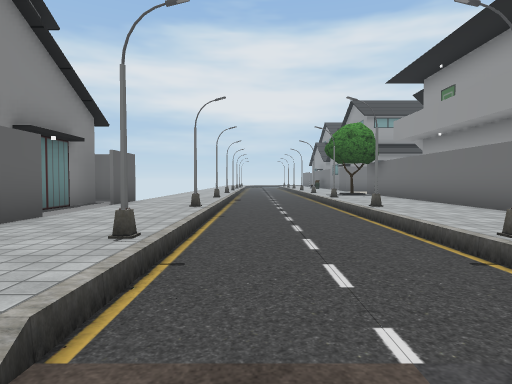
View 1 (above)

24 first-person views from a walk through a Unity game level. The camera is 1.4 m above the floor, tilts 2° down and sees 75° across. The floor is counted in squares, 2 m on a side. Each view is taken from the middle of a square. On the plan, view 1 faces up. The plan holds only what a view shows up to about 10 squares ahead; the rest is blank. The place goes on beyond the plan. The player character is not drawn. Some animated figures are not drawn. Some surface patterns are stand-ins.

View 2
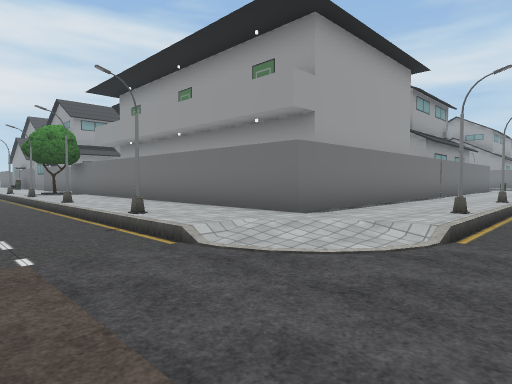

View 3
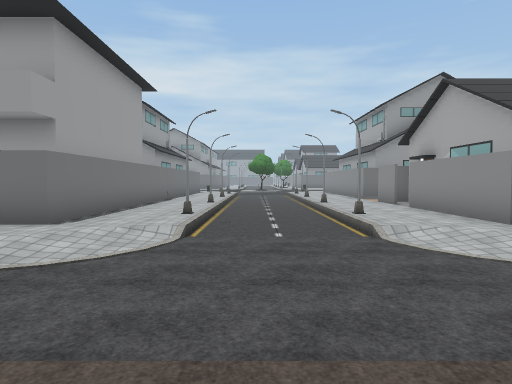

View 4
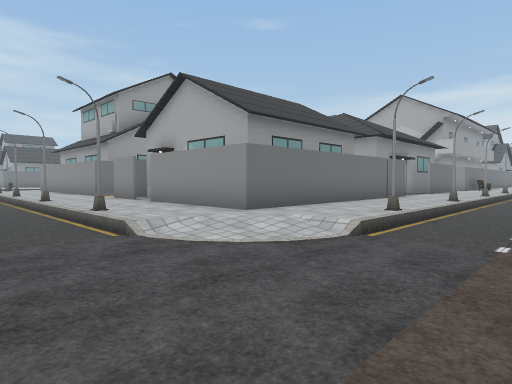

View 5
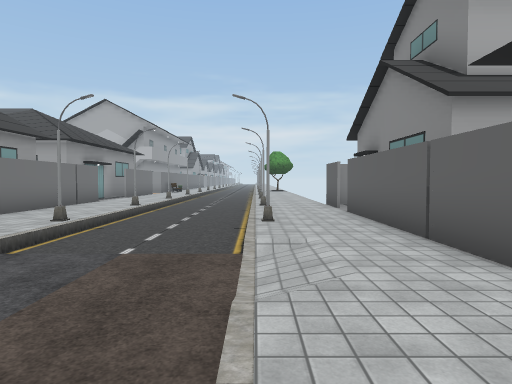

View 6
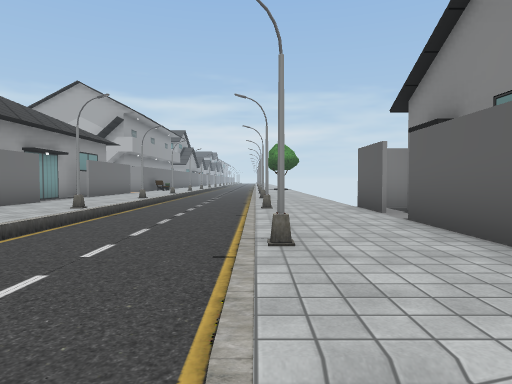

View 7
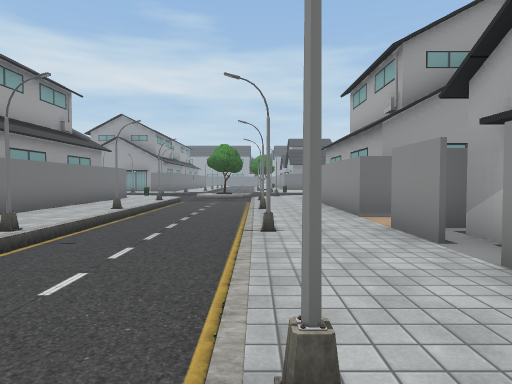

View 8
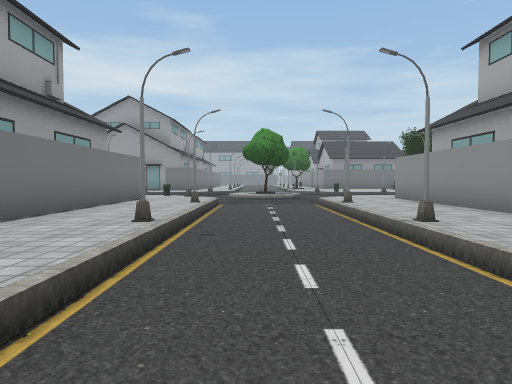

View 9
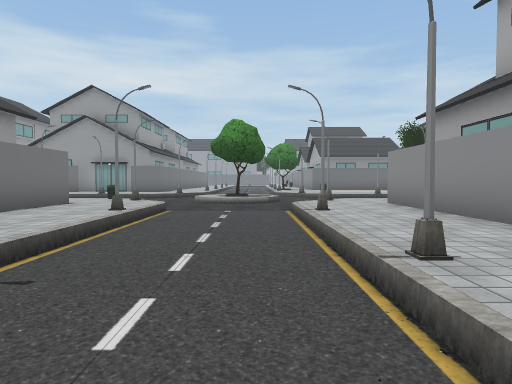

View 10
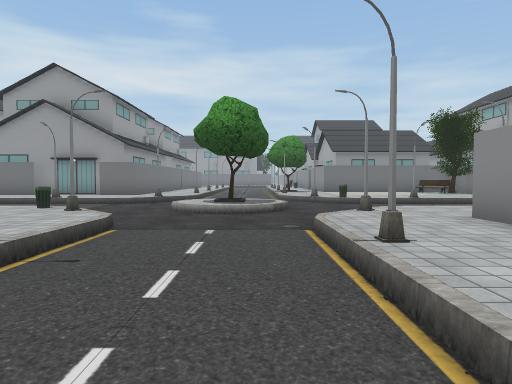

View 11
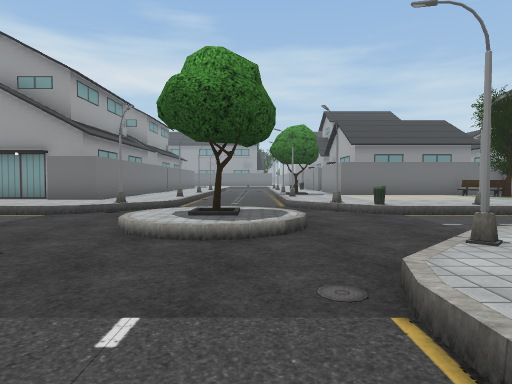

View 12
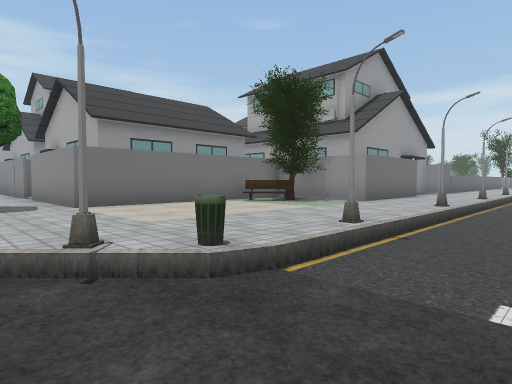

View 13
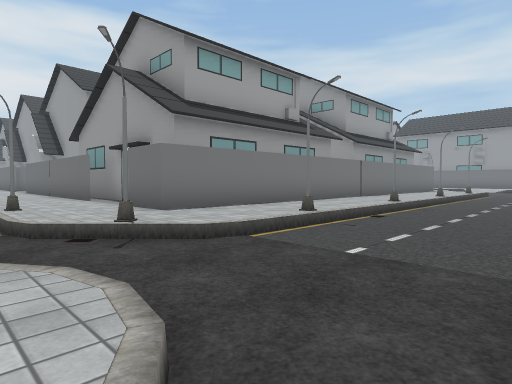

View 14
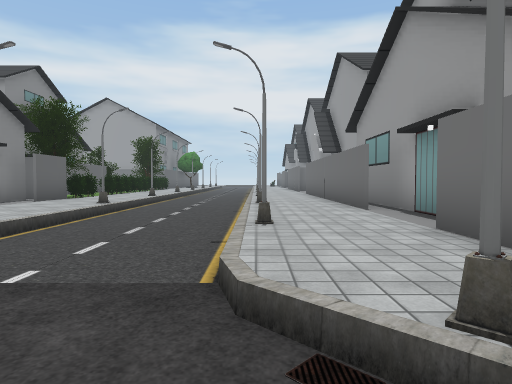

View 15
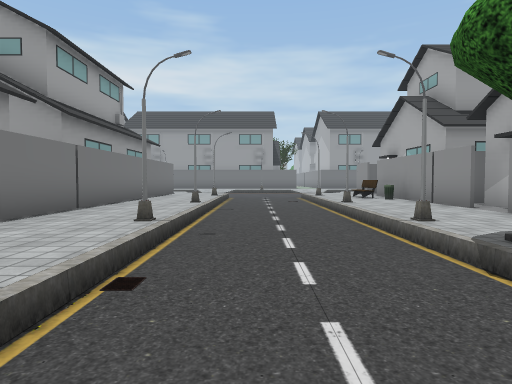

View 16
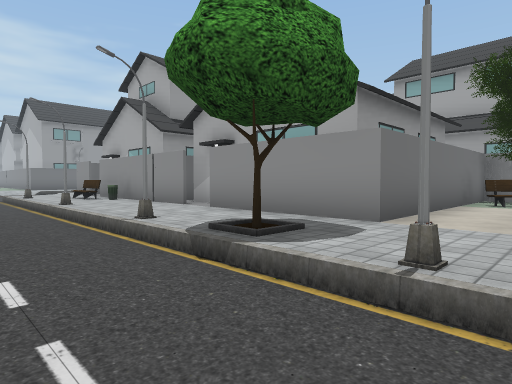

View 17
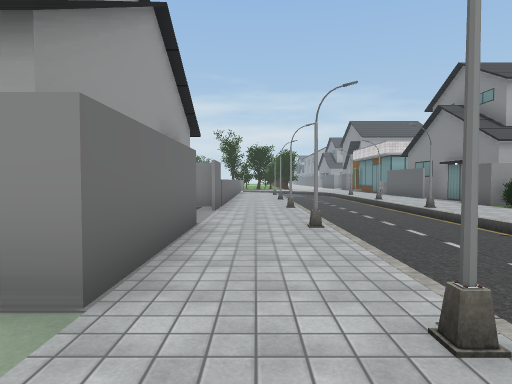

View 18
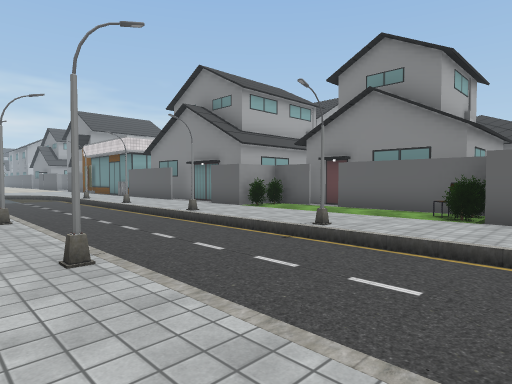

View 19
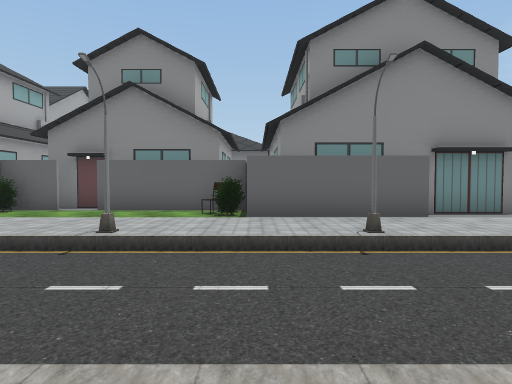

View 20
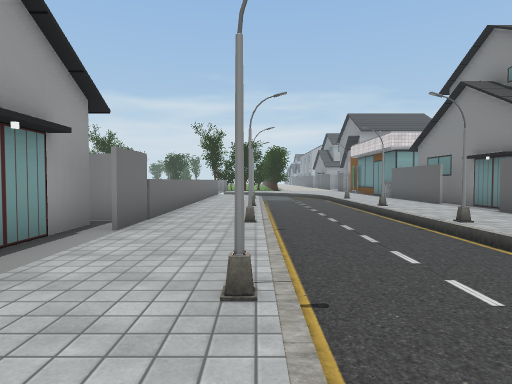

View 21
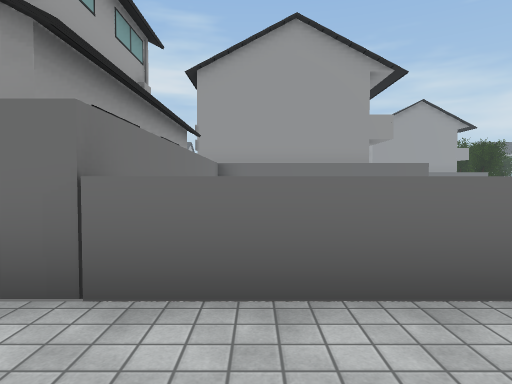

View 22
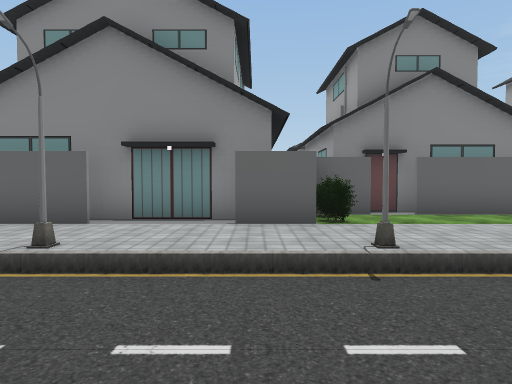

View 23
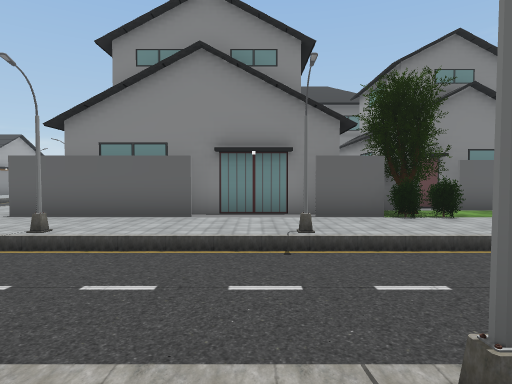

View 24
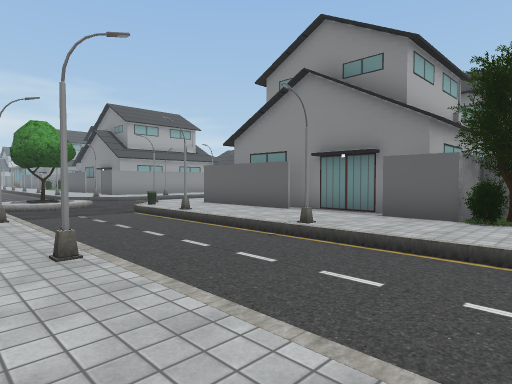

### Floor plan
Key: @ floor where view 1 was taken; # wall or solid block; . main floor; - floor 0.25 m lower than the main floor; / step, stairs or slope; H house; P pole; B bin; T tree; E bench; U bush; O other object.
Columns run from 5 left of view 1 to 38 right of it. Each row starts with its distance up from view 1.
 10      ---.#          HHTUU.--- .
  9    ./--/.#          HHTUU./--/.HH
  8  HH./--/.#        HHHHHHH./--/.HH
  7  HH.P--P.#         HHHHHHPP--P.HH
  6  H../--/.#            HH../--/.HH
  5  H../--/.#            HH../--/.HH
  4   H./--/.#            HH../--/..H       H
  3    .P--P.#         HHHHH.PP--P..HHHHH  HHHH
  2    ./--/.# #####  HHHHHH../--/.HHHHHHHHHHHH
  1     /--//###...##H.......B/--/.............
  0      @--//...............P----P............
 -1      ----//P///P//P///P//--//--//P//P///P//
 -2     /---------------------/T.--------------
 -3    ./---------------------/..--------------
 -4   ../----//P///P//P///P//--/--///PT/P///P///
 -5  HH./---//...............P---/P...........E/
 -6  HH./--//.HHH.HH.HHHHHHH../--B....HHHH.HHOH
 -7 HHH./--/..HHHHHH HHHHHHH../--/..  HHHHHHHHH
 -8  HH.P--P..HHH    HH   HH.O --P..  HHHH  HHH
 -9  HH./--/..HHH    HH   HH..  -/..  HHH
-10  H../--/..HH      H   HH../--/.. EHH
-11  HH.P--P..HH          HH.PP--P..TTHH
-12  HH./--/..H         HHHH../--/.HHTH
-13    ./--/..H           UU../--/.HHHHH
-14    ./--/..HH      HHHHUO../--/.HH HH
-15    .O--O..HH      HHHHH...P--P.HH
-16                      HH.../--/..H
-17                      H..../--/..H
-18                    HHHU.../--/.HHHHHHH H
-19                     HHUU.P/--P.#HHHHHHHH
-20                    HHHHH../--/.#      HH
-21                       HH../--/.#      HH
-22                       HH.PP--O.#      HH
-23                       HH../--..#      HH

Where each view was taken, in squares from view 1:
view 1: 0 up, 0 right, facing up
view 2: 2 down, 0 right, facing up-right
view 3: 2 down, 1 left, facing right
view 4: 2 down, 0 right, facing down-right
view 5: 2 down, 1 left, facing down
view 6: 5 down, 1 left, facing down
view 7: 4 down, 5 right, facing right
view 8: 2 down, 9 right, facing right
view 9: 3 down, 11 right, facing right
view 10: 3 down, 14 right, facing right
view 11: 3 down, 17 right, facing right
view 12: 4 down, 22 right, facing down-right
view 13: 4 down, 23 right, facing up-right
view 14: 1 down, 24 right, facing up
view 15: 2 down, 27 right, facing right
view 16: 2 down, 27 right, facing down-right
view 17: 10 down, 25 right, facing down
view 18: 12 down, 25 right, facing down-left
view 19: 13 down, 25 right, facing left
view 20: 13 down, 24 right, facing down
view 21: 20 down, 24 right, facing right
view 22: 20 down, 24 right, facing left
view 23: 6 up, 25 right, facing left
view 24: 10 up, 25 right, facing down-left
